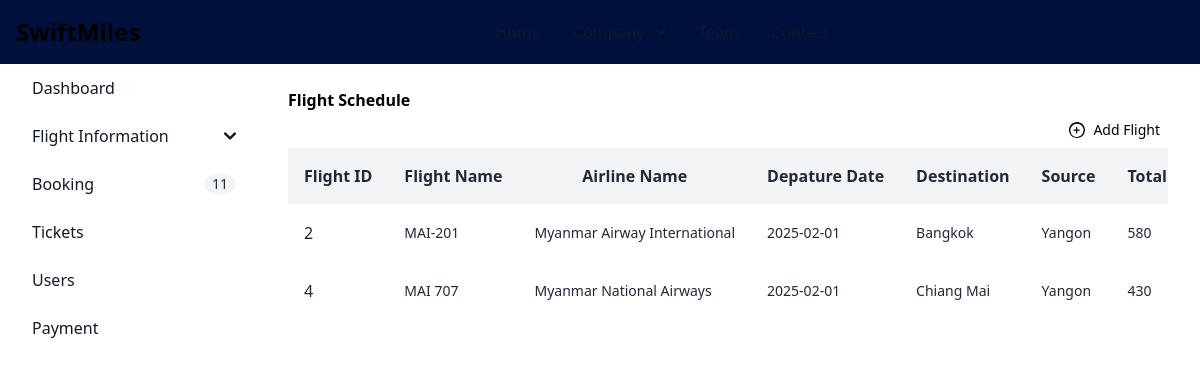
The page /admin/viewFlight.php on the database as committed earlier.
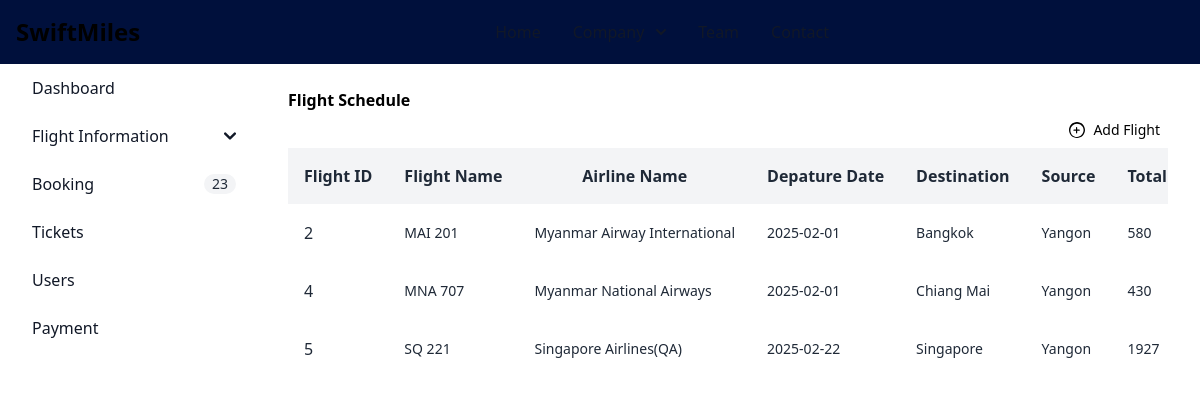
The same page on the database as committed later.
### tables this page shows
CREATE TABLE `flight` (
  `flight_id` int(11) NOT NULL,
  `airline_id` int(11) NOT NULL,
  `flight_name` varchar(100) NOT NULL,
  `flight_date` date NOT NULL,
  `destination` varchar(255) NOT NULL,
  `source` varchar(100) NOT NULL,
  `total_distance` varchar(100) NOT NULL,
  `fee_per_ticket` float NOT NULL,
  `departure_time` time NOT NULL,
  `arrival_time` time NOT NULL,
  `capacity` int(11) NOT NULL,
  `gate` varchar(255) NOT NULL,
  `placeImg` varchar(100) DEFAULT NULL
);

CREATE TABLE `airline` (
  `airline_id` int(11) NOT NULL,
  `airline_name` varchar(100) NOT NULL,
  `photo` varchar(100) DEFAULT NULL
);

### src/admin/viewFlight.php (the view, shortened to what this page needs)
<?php
require_once "dbconnect.php";
$sql = "SELECT
                    flight.flight_id,
                    airline.airline_name,
                    flight.flight_name,
                    flight.flight_date,
                    flight.destination,
                    flight.source,
                    flight.total_distance,
                    flight.fee_per_ticket,
                    flight.departure_time,
                    flight.arrival_time,
                    flight.capacity,
                    flight.gate,
                    flight.placeImg
                FROM
                    flight
                INNER JOIN
                    airline
                ON
                    flight.airline_id = airline.airline_id;";
try {
   $stmt = $conn->query($sql);
   $status = $stmt->execute();
   if ($status) {
      $flights = $stmt->fetchAll(PDO::FETCH_ASSOC);
   }
} catch (PDOException $e) {
   echo $e->getMessage();
}
?>
<!doctype html>
<html>
<head>
   <link href="./output.css" rel="stylesheet">
   <script src="https://cdn.tailwindcss.com"></script>
</head>
<body>
    <nav class="fixed top-0 z-50 w-full bg-[#00103c]">
    <div class="flex flex-wrap items-center justify-between max-w-screen-xl mx-auto p-4">
      <a href="https://flowbite.com" class="flex items-center space-x-3 rtl:space-x-reverse">
        <span class="self-center text-2xl font-semibold whitespace-nowrap dark:text-white">SwiftMiles</span>
      </a>
      <div id="mega-menu" class="items-center justify-between hidden w-full md:flex md:w-auto md:order-1">
        <ul class="flex flex-col mt-4 font-medium md:flex-row md:mt-0 md:space-x-8 rtl:space-x-reverse">
          <li>
            <a href="#" class="block py-2 px-3  text-gray-900 border-b border-gray-100 md:w-auto hover:bg-gray-50 md:hover:bg-transparent md:border-0 md:hover:text-blue-600 md:p-0 dark:text-white md:dark:hover:text-blue-500 dark:hover:bg-gray-700 dark:hover:text-blue-500 md:dark:hover:bg-transparent dark:border-gray-700" aria-current="page">Home</a>
          </li>
          <li>
            <button id="mega-menu-dropdown-button" data-dropdown-toggle="mega-menu-dropdown" class="flex items-center justify-between w-full py-2 px-3 font-medium text-gray-900 border-b border-gray-100 md:w-auto hover:bg-gray-50 md:hover:bg-transparent md:border-0 md:hover:text-blue-600 md:p-0 dark:text-white md:dark:hover:text-blue-500 dark:hover:bg-gray-700 dark:hover:text-blue-500 md:dark:hover:bg-transparent dark:border-gray-700">
              Company <svg class="w-2.5 h-2.5 ms-3" aria-hidden="true" xmlns="http://www.w3.org/2000/svg" fill="none" viewBox="0 0 10 6">
                <path stroke="currentColor" stroke-linecap="round" stroke-linejoin="round" stroke-width="2" d="m1 1 4 4 4-4" />
              </svg>
            </button>
                        </li>
          <li>
            <a href="#" class="block py-2 px-3 text-gray-900 border-b border-gray-100 hover:bg-gray-50 md:hover:bg-transparent md:border-0 md:hover:text-blue-600 md:p-0 dark:text-white md:dark:hover:text-blue-500 dark:hover:bg-gray-700 dark:hover:text-blue-500 md:dark:hover:bg-transparent dark:border-gray-700">Team</a>
          </li>
          <li>
            <a href="#" class="block py-2 px-3 text-gray-900 border-b border-gray-100 hover:bg-gray-50 md:hover:bg-transparent md:border-0 md:hover:text-blue-600 md:p-0 dark:text-white md:dark:hover:text-blue-500 dark:hover:bg-gray-700 dark:hover:text-blue-500 md:dark:hover:bg-transparent dark:border-gray-700">Contact</a>
          </li>
        </ul>
      </div>
    </div>
   </nav>
   <aside id="sidebar-multi-level-sidebar" class="fixed top-0 left-0 z-40 w-64 h-screen transition-transform -translate-x-full sm:translate-x-0 mt-10 py-3" aria-label="Sidebar">
      <div class="h-full px-3 py-4 overflow-y-auto">
         <ul class="space-y-2 font-medium">
            <li>
               <a href="admindashboard.php" class="flex items-center p-2 text-gray-900 rounded-lg text-darkBlue hover:bg-gray-100 dark:hover:bg-gray-700 hover:text-white group">
                  <span class="ms-3">Dashboard</span>
               </a>
            </li>
            <li>
               <button type="button" class="flex items-center w-full p-2 text-base text-gray-900 transition duration-75 rounded-lg group hover:bg-gray-100 dark:text-blue dark:hover:bg-gray-700" aria-controls="dropdown" data-collapse-toggle="dropdown" id="dropdownButton">
                  <span class="flex-1 ms-3 text-left rtl:text-right hover:text-white whitespace-nowrap dark:text-blue">Flight Information</span>
                  <svg class="w-3 h-3" aria-hidden="true" xmlns="http://www.w3.org/2000/svg" fill="none" viewBox="0 0 10 6">
                     <path stroke="currentColor" stroke-linecap="round" stroke-linejoin="round" stroke-width="2" d="m1 1 4 4 4-4" />
                  </svg>
               </button>
            </li>
            <li>
               <a href="viewBooking.php" class="flex items-center p-2 text-gray-900 rounded-lg dark:text-blue hover:bg-gray-100 dark:hover:bg-gray-700 group">
                  <span class="flex-1 ms-3 whitespace-nowrap hover:text-white">Booking</span>
                  <span class="inline-flex items-center justify-center px-2 ms-3 text-sm font-medium text-gray-800 bg-gray-100 rounded-full dark:bg-gray-700 dark:text-gray-300 hover:text-white">
                  <?php
                     $sql = "SELECT * FROM booking";
                     $result = $conn->query($sql);
                     $bookingCount = $result->rowCount();
                     echo $bookingCount;
                  ?>
                  </span>
               </a>
            </li>
            <li>
               <a href="viewTickets.php" class="flex items-center p-2 text-gray-900 rounded-lg dark:text-blue hover:bg-gray-100 dark:hover:bg-gray-700 group">
                  <span class="flex-1 ms-3 whitespace-nowrap hover:text-white">Tickets</span>
               </a>
            </li>
            <li>
               <a href="viewUsers.php" class="flex items-center p-2 text-gray-900 rounded-lg dark:text-blue hover:bg-gray-100 dark:hover:bg-gray-700 group">
                  <span class="flex-1 ms-3 whitespace-nowrap hover:text-white">Users</span>
               </a>
            </li>
            <li>
               <a href="viewPayment.php" class="flex items-center p-2 text-gray-900 rounded-lg dark:text-blue hover:bg-gray-100 dark:hover:bg-gray-700 group">
                  <span class="flex-1 ms-3 whitespace-nowrap hover:text-white">Payment</span>
               </a>
            </li>
         </ul>
      </div>
   </aside>
   <div class="p-4 sm:ml-64">
      <div class="p-4 border-gray-200 dark:border-gray-700 mt-14">
         <div class="grid-cols-2">
            <div>
               <p>
                  <span class="font-semibold">Flight Schedule</span>
               </p>
            </div>
            <div>
               <a href="addNewFlightInfo.php" class="flex items-center justify-end p-2 text-sm text-black rounded-lg">
                  Add Flight
               </a>
            </div>
         </div>
         <div class="font-sans overflow-x-auto">
            <table class="min-w-full bg-white">
               <thead class="bg-gray-100 whitespace-nowrap">
                  <tr>
                     <th class="p-4 text-center text-base font-semibold text-gray-800">
                        Flight ID
                     </th>
                     <th class="p-4 text-center text-base font-semibold text-gray-800">
                        Flight Name
                     </th>
                     <th class="p-4 text-center text-base font-semibold text-gray-800">
                        Airline Name
                     </th>
                     <th class="p-4 text-center text-base font-semibold text-gray-800">
                        Depature Date
                     </th>
                     <th class="p-4 text-center text-base font-semibold text-gray-800">
                        Destination
                     </th>
                     <th class="p-4 text-center text-base font-semibold text-gray-800">
                        Source
                     </th>
                     <th class="p-4 text-center text-base font-semibold text-gray-800">
                        Total Distance (in km)
                     </th>
                  </tr>
               </thead>
               <tbody class="whitespace-nowrap">
                  <?php
                  if (isset($flights)) {
                     foreach ($flights as $flight) {
                        echo "<tr class='hover:bg-gray-50'>
                    <td class='p-4 text-m text-gray-800'>
                        $flight[flight_id]
                    </td>
                    <td class='p-4 text-sm text-gray-800'>
                        $flight[flight_name]
                    </td>
                    <td class='p-4 text-sm text-gray-800'>
                        $flight[airline_name]
                    </td>
                    <td class='p-4 text-sm text-gray-800'>
                        $flight[flight_date]
                    </td>
                    <td class='p-4 text-sm text-gray-800'>
                        $flight[destination]
                    </td>
                    <td class='p-4 text-sm text-gray-800'>
                        $flight[source]
                    </td>
                    <td class='p-4 text-sm text-gray-800'>
                        $flight[total_distance]
                    </td>
                        $flight[fee_per_ticket]
                        $flight[departure_time]
                        $flight[arrival_time]
                        $flight[gate]
                        $flight[capacity]
                    <img src='$flight[placeImg]'>
                    <a href='updateFlight.php?fid=$flight[flight_id]'>
                    </a>
                    <a href='deleteFlight.php?fid=$flight[flight_id]'>
                    </a>
                </tr>";
                     }
                  }
                  ?>
               </tbody>
            </table>
         </div>
      </div>
   </div>
</body>

Rows that differ between the two databases and show on the page:
changed flight "Bangkok": flight_name "MAI-201" → "MAI 201"
changed flight "Chiang Mai": flight_name "MAI 707" → "MNA 707"
added flight: flight_id "5", flight_name "SQ 221", airline.airline_name "Singapore Airlines(QA)", flight_date "2025-02-22", destination "Singapore", source "Yangon", total_distance "1927"
Other text that changed with them:
$bookingCount: "11" → "23"
